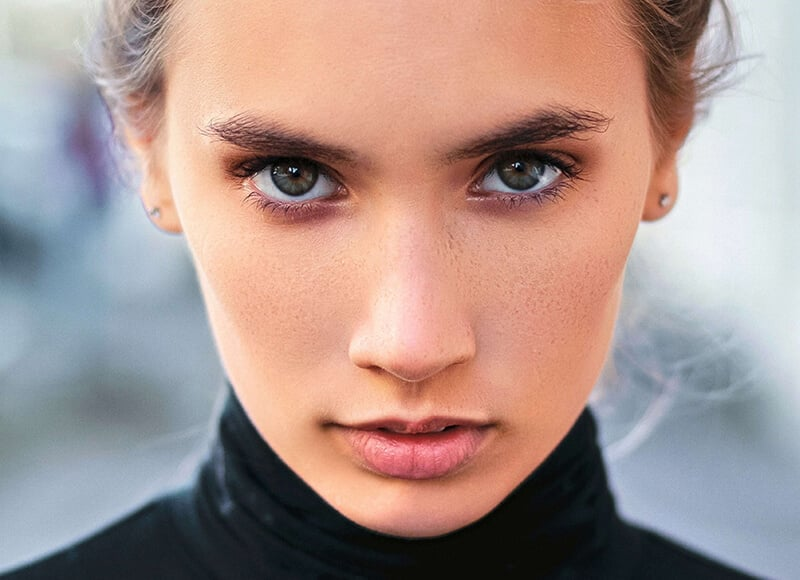
#> input picture originals/Female-portrait-picture-enhanced-with-better-clarity-and-higher-quality-using-Fotors-free-online-AI-photo-enhancer.jpg, 800 x 580 px, found by its file name; its folder holds only this picture in this run
$ python main.py
#> lines starting #> are read from the running program, lines starting #| are printed output that depends on the picture
from PIL import Image, ImageEnhance, ImageFilter
import os

# Define the paths for the original images and the output directory
path = '/home/emmanuel/Documents/image editor/originals'
path_out = '/edited'

# Loop through each file in the specified directory
for filename in os.listdir(path):
    # Construct the full file path
    file_path = f"{path}/{filename}"

    # Open the image file
    img = Image.open(file_path)
#> img is the input picture: PIL image 800x580 RGB; mean R, G, B 170.8, 147.8, 141.9

    # Apply the SHARPEN filter, convert to grayscale, and apply the BLUR filter
    edit = img.filter(ImageFilter.SHARPEN).convert('L').filter(ImageFilter.BLUR)
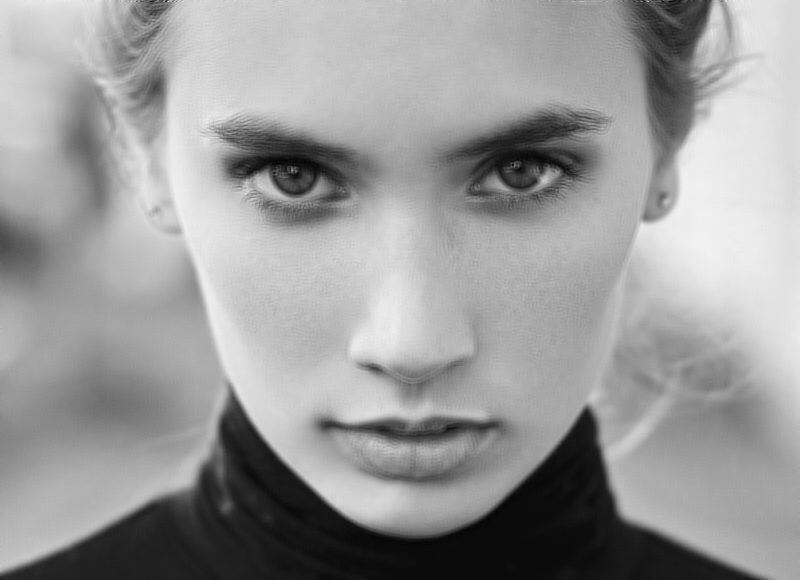
#> edit: PIL image 800x580 L; min 0, max 241, mean 154.1

    # Define the enhancement factor for contrast adjustment
    factor = 1.5
    enhancer = ImageEnhance.Contrast(edit)
    # Apply the contrast enhancement
    edit = enhancer.enhance(factor)
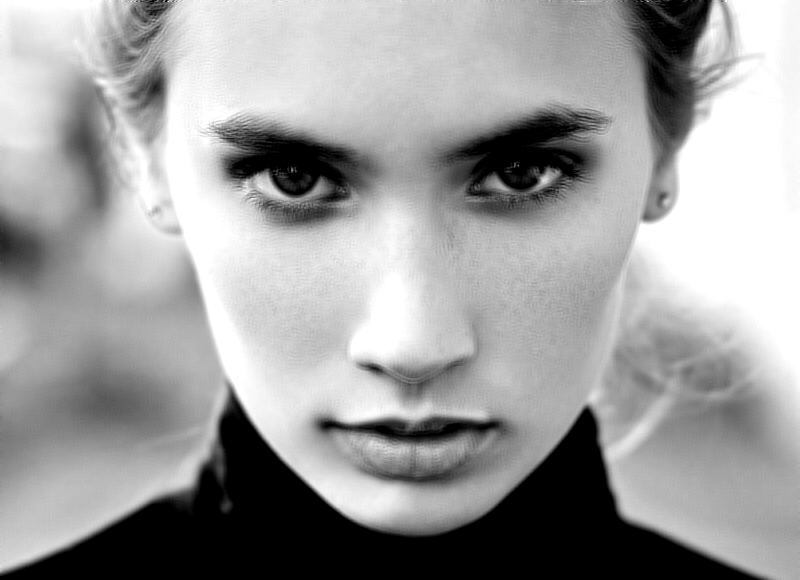
#> edit: PIL image 800x580 L; min 0, max 255, mean 157.9

    # Extract the base name of the file (without extension)
    clean_name = os.path.splitext(filename)[0]

    # Save the edited image to the output directory with a new name
    # Ensure the output directory exists
    if not os.path.exists(f'.{path_out}'):
        os.makedirs(f'.{path_out}')

    # Save the edited image
    edit.save(f'.{path_out}/{clean_name}_edited.jpg')

    # Print a message indicating the file has been processed
    print(f"Processed and saved: {clean_name}_edited.jpg")

$ run again, on originals/file-6113d5f8845dc.jpeg
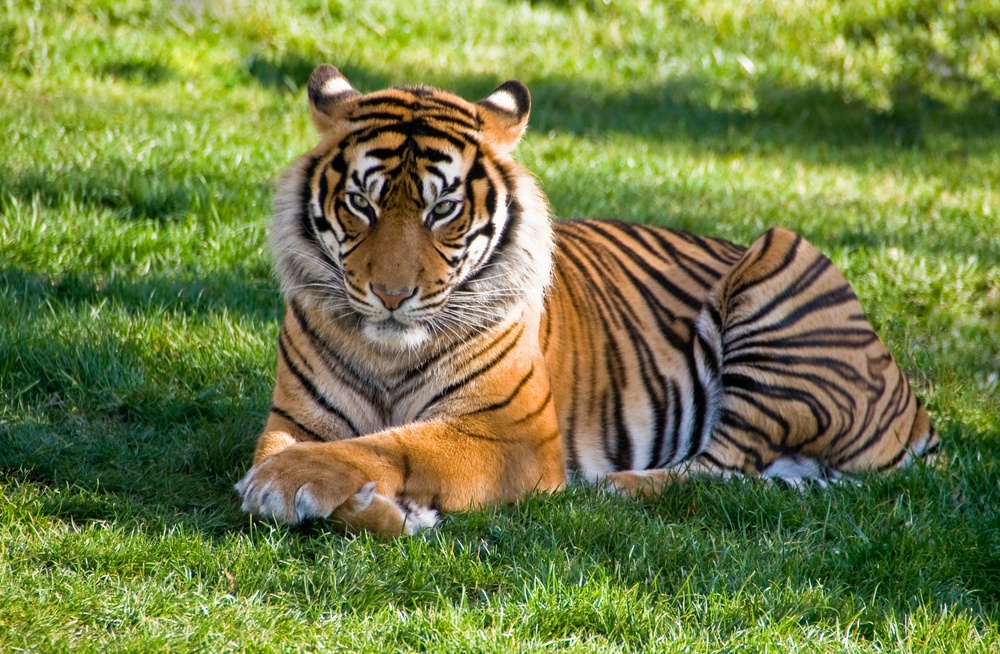
#> input picture originals/file-6113d5f8845dc.jpeg, 1000 x 654 px, shrunk from 2292 x 1500 before the run, found by its file name
#> img is the input picture: PIL image 1000x654 RGB; mean R, G, B 114.6, 126.5, 68.1
#> `edit = img.filter(ImageFilter.SHARPEN).convert('L').filter(ImageFilter..`:
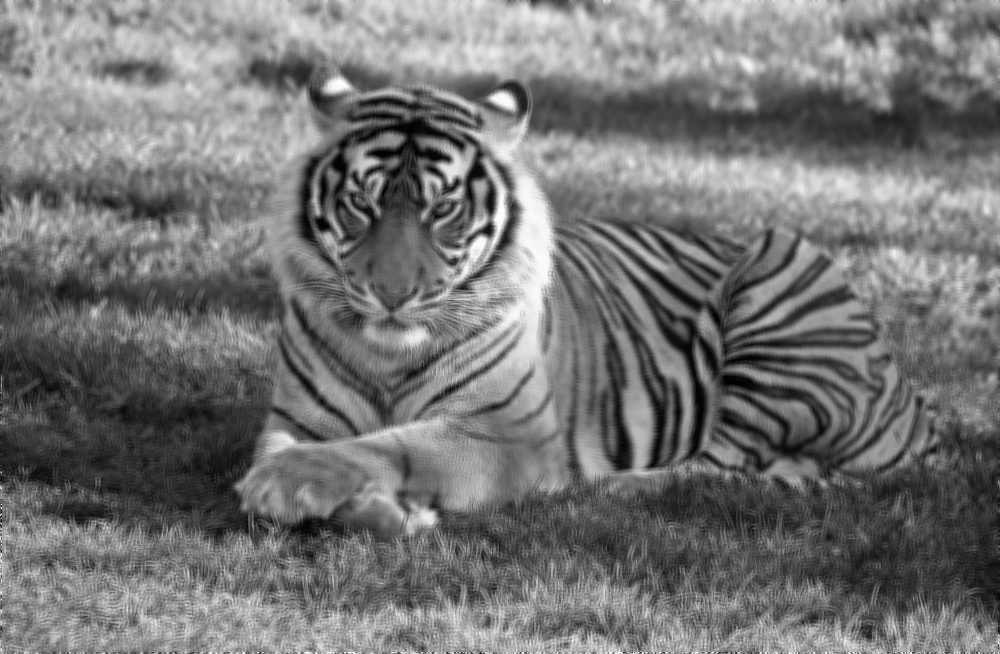
#> edit: PIL image 1000x654 L; min 0, max 255, mean 116.3
#> `edit = enhancer.enhance(factor)`:
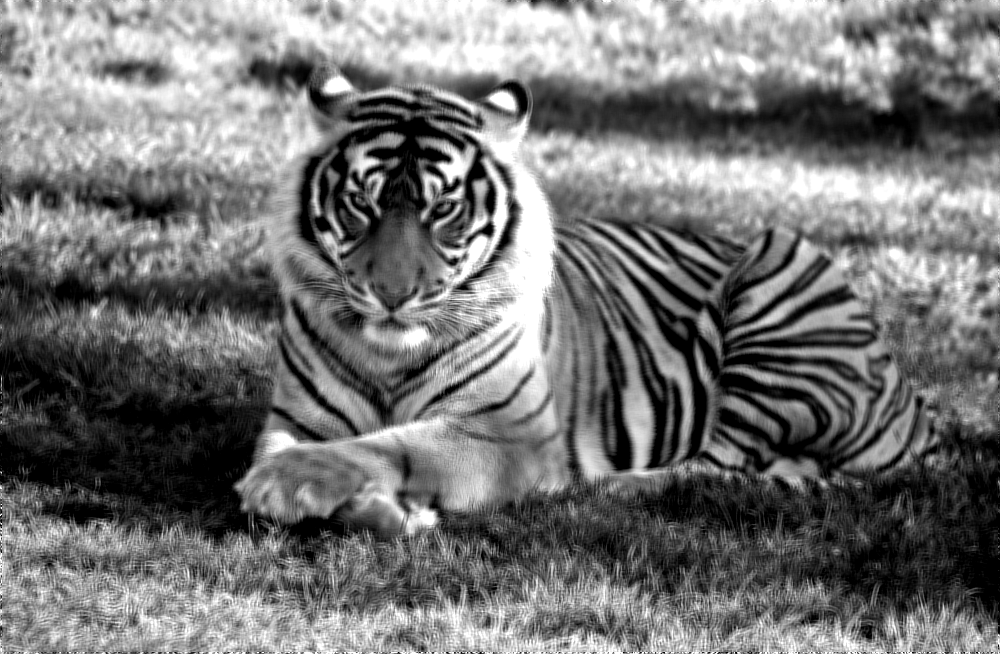
#> edit: PIL image 1000x654 L; min 0, max 255, mean 116.5

$ run again, on originals/testing-trends-world-quality-report.jpg
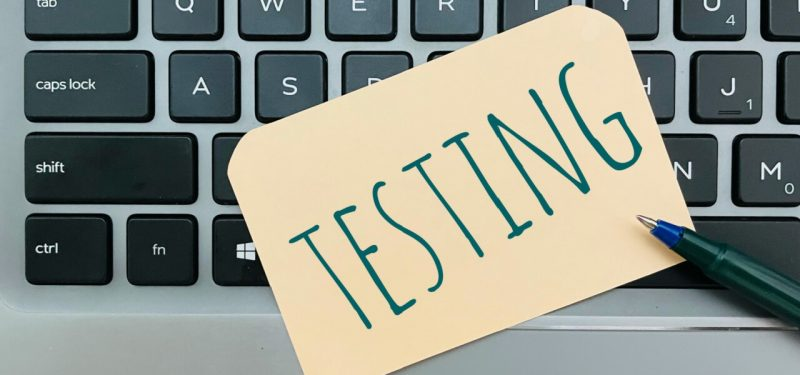
#> input picture originals/testing-trends-world-quality-report.jpg, 800 x 375 px, found by its file name
#> img is the input picture: PIL image 800x375 RGB; mean R, G, B 143.5, 147.5, 136.9
#> `edit = img.filter(ImageFilter.SHARPEN).convert('L').filter(ImageFilter..`:
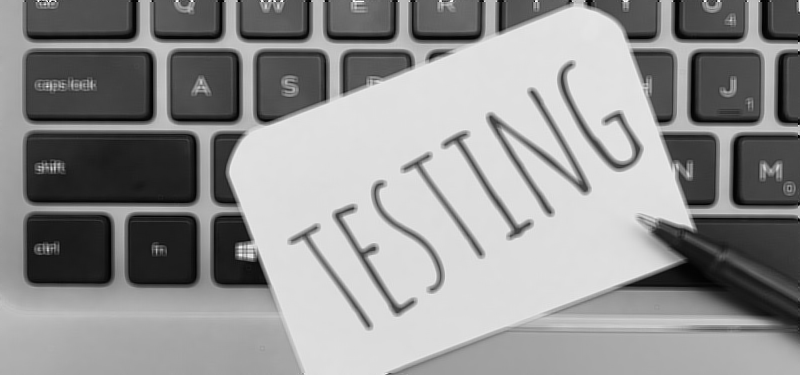
#> edit: PIL image 800x375 L; min 0, max 255, mean 145.4
#> `edit = enhancer.enhance(factor)`:
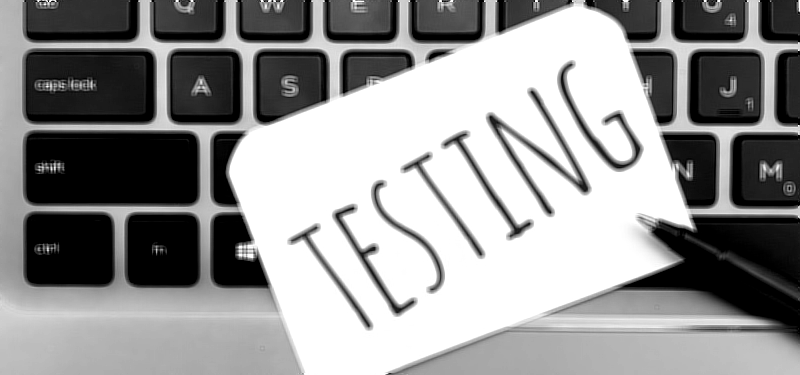
#> edit: PIL image 800x375 L; min 0, max 255, mean 147.6
